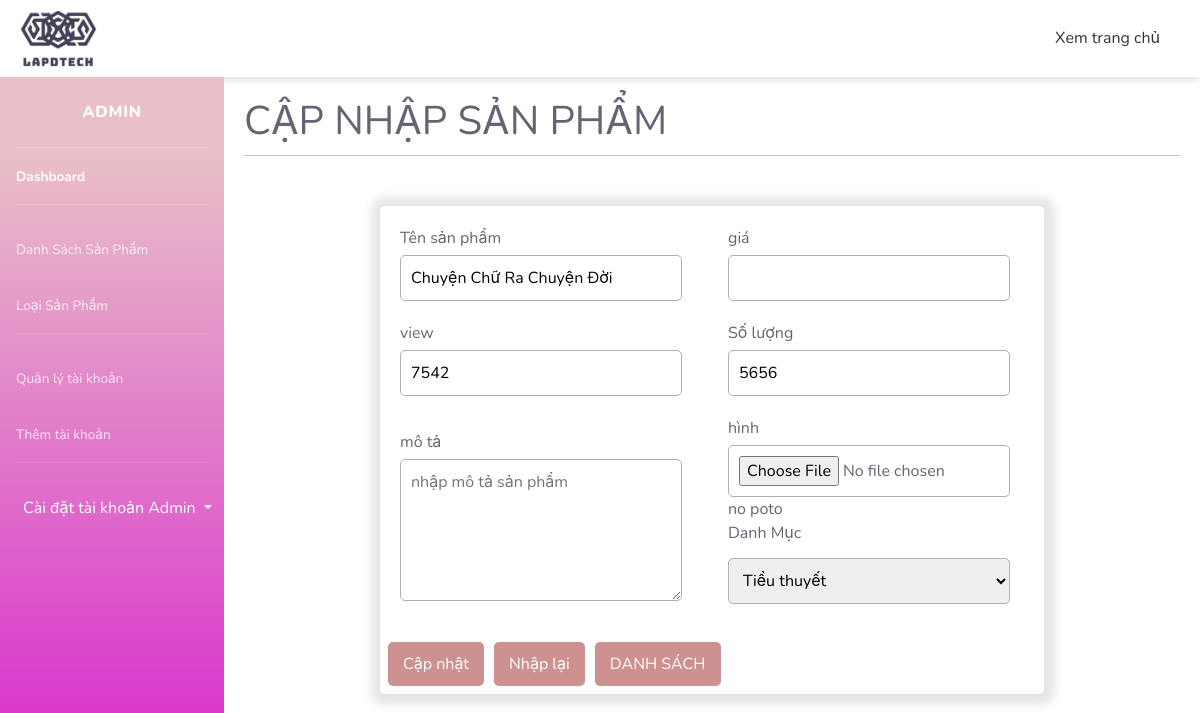
Page /admin/index.php?act=suasp&id=4 (signed in) on the committed database.
### tables this page shows
CREATE TABLE `product` (
  `product_id` int(11) NOT NULL,
  `product_name` varchar(255) NOT NULL,
  `product_priceoriginal_price` varchar(11) NOT NULL,
  `product_sale_price` varchar(50) NOT NULL,
  `product_img` varchar(255) NOT NULL,
  `product_img_last` varchar(255) NOT NULL,
  `product_content` varchar(255) NOT NULL,
  `product_quantity` int(11) NOT NULL,
  `product_view` int(20) NOT NULL,
  `genre_id` int(11) NOT NULL
);

### admin/Model/pdo.php (called while the page is built, shortened)
<?php
function pdo_get_connection(){
    $servername = "localhost";
    $username = "root";
    $password = "";
    try {
        $conn = new PDO("mysql:host=$servername;dbname=xuong_php1", $username, $password);
        $conn->setAttribute(PDO::ATTR_ERRMODE, PDO::ERRMODE_EXCEPTION);
        return $conn;
    } catch(PDOException $e) {
        echo "Connection failed: " . $e->getMessage();
    }
}
function pdo_query($sql){
    $sql_args=array_slice(func_get_args(),1);
    try{
        $conn=pdo_get_connection();
        $stmt=$conn->prepare($sql);
        $stmt->execute($sql_args);
        $rows=$stmt->fetchAll();
        return $rows;
    }
    catch(PDOException $e){
        throw $e;
    }
    finally{
        unset($conn);
    }
}
function pdo_query_one($sql){
    $sql_args=array_slice(func_get_args(),1);
    try{
        $conn=pdo_get_connection();
        $stmt=$conn->prepare($sql);
        $stmt->execute($sql_args);
        $row=$stmt->fetch(PDO::FETCH_ASSOC);
        return $row;
    }
    catch(PDOException $e){
        throw $e;
    }
    finally{
        unset($conn);
    }
}
?>

### admin/Model/product.php (called while the page is built, shortened)
<?php
function loadone_sanpham($id){
    $sql="select * from product where product_id=".$id;
    $dm=pdo_query_one($sql);
    return $dm;
}
?>

### admin/Model/genre.php (called while the page is built, shortened)
<?php
function loadall_danhmuc(){
    $sql="select*from genre order by genre_id ASC ";
    $listdanhmuc=pdo_query($sql);
    return $listdanhmuc;
}
?>

### admin/product/update_product.php (the view, shortened to what this page needs)
<?php
if (is_array($sanpham)) {
    extract($sanpham);
}
$hinhpart = "../upload/" . $product_img;
if (is_file($hinhpart)) {
    $hinh = "<img src='" . $hinhpart . "' height='80' style=' margin: 10px 0 10px 76px; '>";
} else {
    $hinh = "no poto";
}
?>
<div class="admin-content">
    <h1>CẬP NHẬP SẢN PHẨM</h1>
    <div class="row2 form_content ">
        <form action="index.php?act=updatesp" method="POST" enctype="multipart/form-data" class="form-add">
            <div class="container-add">
                <div class="form-section-add">
                    <div class="input-group-add-2">
                        <div class="left-box">
                            <div class="email">Tên sản phẩm</div>
                            <input type="text" id="email" name="tensp" value="<?= $product_name ?>">
                        </div>
                        <div class="right-box">
                            <div class="phone">giá</div>
                            <input type="text" id="phone" name="giasp" value="<?= $product_price ?>">
                        </div>
                    </div>
                    <div class="input-group-add-2">
                        <div class="left-box">
                            <div class="email">view</div>
                            <input type="text" id="email" name="view" value="<?= $product_view ?>">
                        </div>
                        <div class="right-box">
                            <div class="phone">Số lượng</div>
                            <input type="number" id="phone" name="soluong" value="<?= $product_quantity ?>">
                        </div>
                    </div>
                    <div class="input-group-add-2">
                        <div class="left-box">
                            <div class="email">mô tả</div>
                            <textarea id="phone" name="mota" rows="5" placeholder="nhập mô tả sản phẩm"></textarea>
                        </div>
                        <div class="right-box" style="margin-bottom: 18px; ">
                            <div class="phone">hình</div>
                            <input type="file" id="phone" name="hinh">
                            <?=$hinh?>
                            <div class="row2 mb10 form_content_container">
                                <label> Danh Mục </label> <br>
                                <select name="iddm" id="phone">
                                    <?php
                                    foreach ($listdanhmuc as $danhmuc) {
                                        extract($danhmuc);
                                        echo ' <option value="' . $genre_id . '">' . $genre_name . '</option>';
                                    }
                                    ?>
                                </select>
                            </div>
                        </div>
                    </div>
                    <div class="row mb10 ">
                        <input class="submit-btn" type="submit" value="Cập nhật" name="capnhat">
                        <input class="submit-btn" type="reset" value="Nhập lại" style="     margin: 0 10px; ">
                        <a href="index.php?act=listsp"><input class="submit-btn" type="button" value="DANH SÁCH"></a>
                    </div>
                </div>
            </div>
        </form>
    </div>
</div>

### admin/css/style.css (style rules this page uses)
.admin-content { padding: 20px; flex: auto; }
.admin-content h1 { border-bottom: 1px solid #bdc3c7; padding-bottom: 10px; margin-bottom: 20px; }
.submit-btn, .add-btn, .delete-btn, .edit-btn { padding: 10px 15px; background-color:#cd9191; color: #fff; border: none; border-radius: 5px; cursor: pointer; }
.container-add { display: flex; width: 664px; height: 488px; margin: 50px auto; padding: 20px; box-shadow: 1px 1px 10px 10px rgba(0, 0, 0, 0.1); border-radius: 5px; }
.form-section-add { flex: 2.5; }
#firstname,#lasttname,#nameaccount,#address,#phone,#email,#password,#iddr,.form-select { width: 282px; padding: 10px; margin-top: 5px; border: 1px solid #b1b0b0; border-radius: 5px; }
form { width: 100%; margin: 0; padding: 0; border: none; }
.input-group-add-2 { display: flex; align-items: center; gap: 46px; margin-bottom: 20px; }

### rows in the picture
product: tensp "Chuyện Chữ Ra Chuyện Đời", view "7542", soluong "5656", product_img "no poto"

### other values in the picture
form field iddm "Tiểu thuyết"
